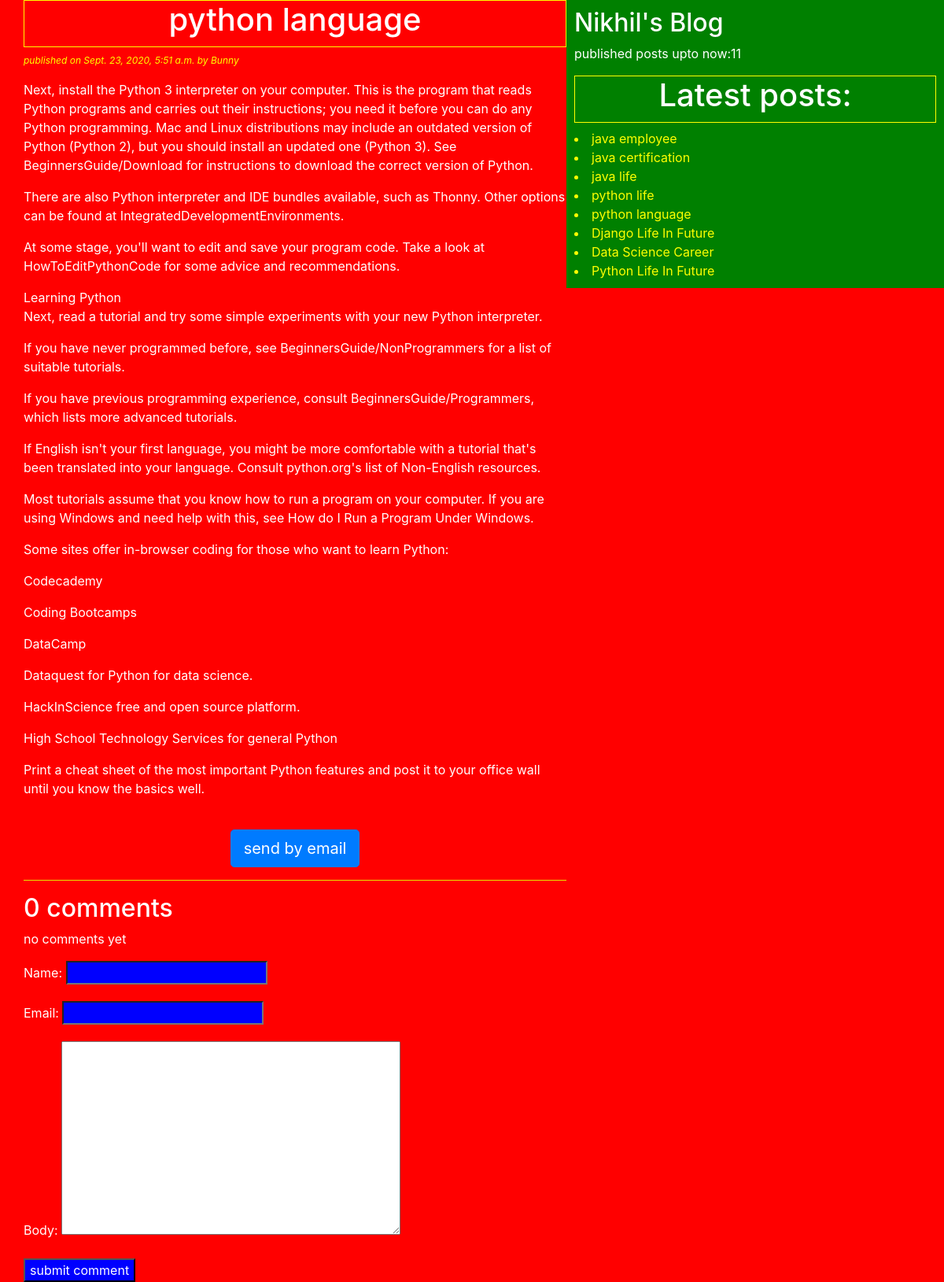
Page /tt/2020/09/23/python-language on the committed database.
### blog/models.py (models this page shows, shortened)
class Post(models.Model):
    STATUS_CHOICES=(('draft','Draft'),('published','Published'))
    title=models.CharField(max_length=256)
    slug=models.SlugField(max_length=234,unique=True)
    author=models.ForeignKey(User,related_name='blog_posts',on_delete=models.CASCADE)
    body=models.TextField()
    publish=models.DateTimeField(default=timezone.now)#system time
    created=models.DateTimeField(auto_now_add=True)#post object created time
    updated=models.DateTimeField(auto_now=True)#save method called time(we call save method to update an object)
    status=models.CharField(max_length=11,choices=STATUS_CHOICES,default='draft')
    objects=CustomManager()
    tags=TaggableManager()#Post.tags.all()
    class Meta:
        ordering=('-publish',)
    def get_absolute_url(self):
        return reverse('post_detail',args=[self.publish.year,self.publish.strftime('%m'),self.publish.strftime('%d'),self.slug])

### blog/views.py (the view)
# urls.py: path('tt/<int:year>/<int:month>/<int:day>/<str:post>',views.post_detail_view,name='post_detail' ),
def post_detail_view(request,year,month,day,post):
    post=get_object_or_404(Post,slug=post,status='published',publish__year=year,publish__month=month,publish__day=day)
    comments=post.comments.filter(active=True)
    print('type of comments is')
    print(type(comments))
    csubmit=False
    if request.method=='POST':
        form=CommentForm(request.POST)
        if form.is_valid():
            new_comment=form.save(commit=False)
            new_comment.post=post
            new_comment.save()
            csubmit=True
    else:
        form=CommentForm()
    return render(request,'blog/post_detail.html',{'post':post,'form':form,'csubmit':csubmit,'comments':comments})

### blog/forms.py
class CommentForm(forms.ModelForm):
    class Meta:
        model=Comment
        fields=['name','email','body']

### blog/models.py (called while the page is built)
    def get_queryset(self):
        return super().get_queryset()#.filter(status='published')

### blog/templatetags/blog_tags.py (called while the page is built)
@register.simple_tag
def total_posts():
    return Post.objects.count()

@register.inclusion_tag('blog/latestposts123.html')
def show_latest_posts():
    latest_posts=Post.objects.order_by('-publish')[:8]
    return {'latest_posts':latest_posts}

### templates/blog/post_detail.html (shortened to what this page needs)
<!DOCTYPE html>
{% extends 'blog/base.html'%}
{%block content%}
<h1>{{post.title}}</h1>
<p id='date'>published on {{post.publish}} by {{post.author|title}}</p>
{{post.body|linebreaks}}<br>
<div class="container" align='center'>
<a class="btn btn-primary btn-lg" target="_blank" href="/t/{{post.id}}">send by email</a>
</div>
<hr class="hr">
{% with comments.count as comments_count%}
<h2>{{comments_count}} comment{{comments_count|pluralize}}</h2>
{% endwith%}
{% if comments %}
{% for comment in comments %}
comment {{forloop.counter}} by {{comment.name}} on {{comment.created}}
<div class="">
  {{comment.body|linebreaks}}
</div>
{%endfor%}
{%else%}
<p>no comments yet</p>
{%endif%}
{% if csubmit %}
<h2>your comment submitted</h2>
{%else%}
<form  method="post">
  {{form.as_p}}
  <input type="submit" name="" value="submit comment">
</form>
{%endif%}
{%endblock%}

### templates/blog/latestposts123.html
{% for post in latest_posts%}
<a href="{{post.get_absolute_url}}"> <li>{{post.title}}</li> </a>
{% endfor%}

### static/css/blog.css (style rules this page uses)
h1 { text-align: center; border: 1px solid yellow; padding-bottom: 10px; }
body { color: white; background: red; }
#date { color: yellow; font-size: 12px; font-style: italic; }
a { color: yellow; }
input { background: blue; color: white; }
.hr { background-color: yellow; }

### rows in the picture
Post: title "python language", publish "Sept. 23, 2020, 5:51 a.m.", author "Bunny", body "Next, install the Python 3 interpreter on your computer. This is the program that reads Python programs and carries out their instructions; you need it before you can do any Python programming. Mac and Linux distributions may include an outdated version of Python (Python 2), but you should install an updated one (Python 3). See BeginnersGuide/Download for instructions to download the correct version of Python. There are also Python interpreter and IDE bundles available, such as Thonny. Other options can be found at IntegratedDevelopmentEnvironments. At some stage, you'll want to edit and save your program code. Take a look at HowToEditPythonCode for some advice and recommendations. Learning…"
Post: title "java employee"
Post: title "java certification"
Post: title "java life"
Post: title "python life"
Post: title "Django Life In Future"
Post: title "Data Science Career"
Post: title "Python Life In Future"

### other values in the picture
{{ comments_count }} "0"
